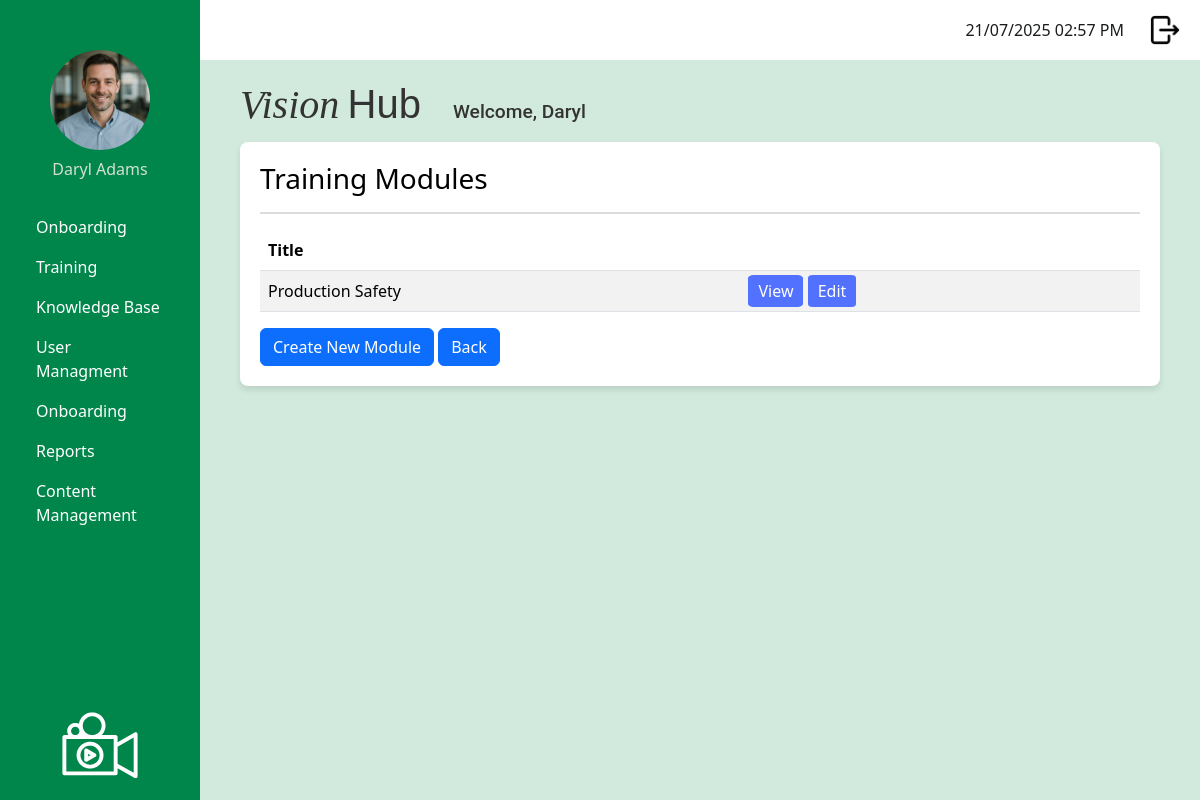
/admin/manage_training_modules (signed in), run on an earlier commit of the app's database.
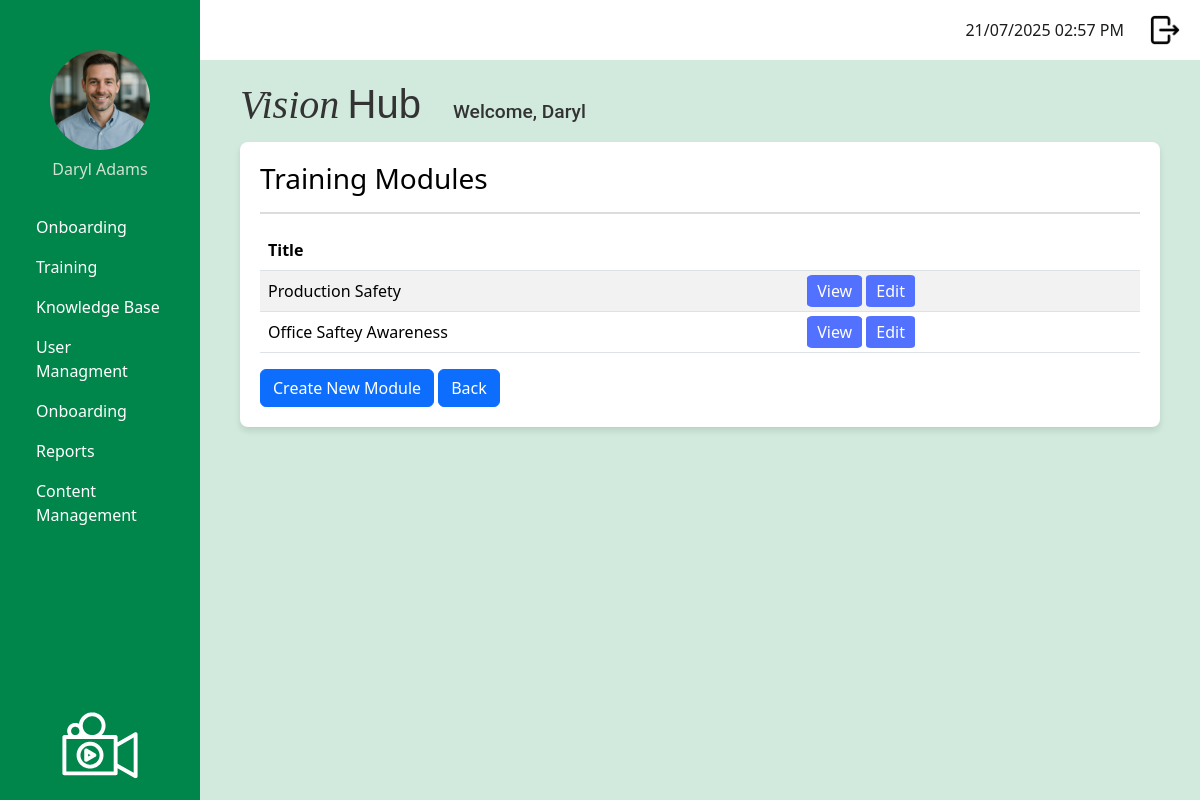
And on a later commit of the database.
### app/models.py (models this page shows, shortened)
class User(UserMixin, db.Model):
    __tablename__ = 'user'
    id: so.Mapped[int] = so.mapped_column(primary_key=True)
    username: so.Mapped[str] = so.mapped_column(sa.String(120), index=True, unique=True)
    first_name: so.Mapped[str] = so.mapped_column(sa.String(50), index=True)
    surname: so.Mapped[str] = so.mapped_column(sa.String(50), index=True)
    job_title: so.Mapped[str] = so.mapped_column(sa.String(50), index=True)
    password_hash: so.Mapped[str] = so.mapped_column(sa.String(256))
    is_onboarding: so.Mapped[bool] = so.mapped_column(default=False) # Default: Not onboarding
    dateStarted: so.Mapped[datetime] = so.mapped_column(index=True, default=lambda: datetime.now(timezone.utc))
    google_email: so.Mapped[Optional[str]] = so.mapped_column(sa.String(120), unique=True, nullable=True)
    profile_photo: so.Mapped[Optional[str]] = so.mapped_column(sa.String(120), nullable=True, default='profileDefault.png')
    manager_id: so.Mapped[Optional[int]] = so.mapped_column(sa.ForeignKey('user.id'), nullable=True)
    manager: so.Mapped[Optional['User']] = so.relationship('User', remote_side=[id], back_populates='manages')
    manages: so.Mapped[List['User']] = so.relationship('User', back_populates='manager')
    role_id: so.Mapped[int] = so.mapped_column(sa.ForeignKey('role.id'))
    role: so.Mapped['Role'] = so.relationship('Role', back_populates='users')
    department_id: so.Mapped[int] = so.mapped_column(sa.ForeignKey('department.id'))
    department: so.Mapped['Department'] = so.relationship('Department', back_populates='users')
    module_progress: so.Mapped[List['UserModuleProgress']] = so.relationship('UserModuleProgress', back_populates='user')
    onboarding_path_id: so.Mapped[int] = so.mapped_column(sa.ForeignKey('onboarding_path.id'), nullable=True)
    onboarding_path: so.Mapped['OnboardingPath'] = so.relationship('OnboardingPath')

class TrainingModule (db.Model):
    __tablename__ = 'training_module'
    id: so.Mapped[int] = so.mapped_column(primary_key=True)
    module_title: so.Mapped[str] = so.mapped_column(sa.String(150), index=True, unique=True)
    module_description: so.Mapped[str] = so.mapped_column(sa.Text, nullable=False)
    module_instructions: so.Mapped[str] = so.mapped_column(sa.Text, nullable=False)
    video_url: so.Mapped[str] = so.mapped_column(sa.String(300), nullable=True)
    questions: so.Mapped[List['Question']] = so.relationship('Question', back_populates='training_module', cascade='all, delete-orphan')
    user_progress: so.Mapped[List['UserModuleProgress']] = so.relationship('UserModuleProgress', back_populates='training_module')
    onboarding_steps: so.Mapped[List['OnboardingStep']] = so.relationship('OnboardingStep', back_populates='training_module', cascade='all, delete-orphan')

### app/admin/routes.py (the view)
@app.route('/admin/manage_training_modules', methods=['GET'])
@login_required
def manage_training_modules():
    if current_user.role.role_name != "admin":
        return redirect(url_for('logout'))
    modules = TrainingModule.query.all()
    return render_template(
        'admin/manage_training_modules.html',
        title='Manage Training Modules',
        modules=modules
    )

### app/models.py (called while the page is built)
@login.user_loader
def load_user(id):
    return db.session.get(User, int(id))

### app/templates/admin/manage_training_modules.html
{% extends "base.html" %}
{% block content %}
<div class="page-container">
    <div class="header">
        <h3 class="mb-3">Training Modules</h3>
        <hr class="border border-secondary">
    </div>
    {% if modules %}
    <table class="table table-striped">
        <thead>
            <tr>
                <th>Title</th>
                <th></th>
            </tr>
    </thead>
    <tbody>
        {% for module in modules %}
        <tr>
            <td>{{ module.module_title }}</td>
            <td>
                <a href="{{ url_for('details_training_module', module_id=module.id) }}" class="royal-blue-button">View</a>
                <a href="{{ url_for('edit_training_module', module_id=module.id) }}" class="royal-blue-button">Edit</a>
      </td>
        </tr>
        {% endfor %}
    </tbody>
</table>
{% else %}
<p>No training modules found.</p>
{% endif %}
<a href="{{ url_for('create_training_module') }}" class="btn btn-primary">Create New Module</a>
<a href="{{ url_for('admin_dashboard') }}" class="btn btn-primary">Back</a>
{% endblock %}

### app/templates/base.html (shortened to what this page needs)
<!doctype html>
<html>
    <head>
            <link
            href="{{ url_for('static', filename='css/bootstrap.min.css') }}"
            rel="stylesheet"/>
            <link href="{{ url_for('static', filename='css/stylesheet.css') }}" rel="stylesheet"/>
        </head>
    <body>
         <div class="sidebar">
            <div class="profile-container">
                <form id="photoForm"
                    action="{{ url_for('update_profile_photo') }}"
                    method="POST"
                    enctype="multipart/form-data"
                    style="display:inline;">
                <img src="{{ url_for('static',
                                    filename='images/profilePhoto/'
                                        ~ (current_user.profile_photo or 'profileDefault.png')) }}"
                    id="profilePicture"
                    class="profilePicture"
                    alt="Click to change photo"
                    style="cursor:pointer; width:100px; height:100px;
                            object-fit:cover; border-radius:50%;">
                </form>
                <h5 class="profile-photo-text">{{ current_user.first_name|title }} {{ current_user.surname|title }}</h5>
            </div>
            <nav class="nav flex-column sideNavLink-container">
                {% if current_user.role.role_name == 'admin' %}
                    <a class="nav-link" href="#">Onboarding</a>
                    <a class="nav-link" href="{{ url_for('manage_training_modules') }}">Training</a>
                    <a class="nav-link" href="#">Knowledge Base</a>
                    <a class="nav-link" href="{{ url_for('manage_users') }}">User Managment</a>
                    <a class="nav-link" href="#">Onboarding</a>
                    <a class="nav-link" href="#">Reports</a>
                    <a class="nav-link" href="#">Content Management</a>
                    {% elif current_user.role.role_name == 'manager' %}
                    <a class="nav-link" href="#">Onboarding</a>
                    <a class="nav-link" href="#">Training</a>
                    <a class="nav-link" href="#">Reports</a>
                    {% elif current_user.role.role_name == 'staff' %}
                    <a class="nav-link" href="#">Onboarding</a>
                    <a class="nav-link" href="{{ url_for('training_dashboard') }}">Training</a>
                {% endif %}
            </nav>
            <img src="{{ url_for('static', filename='images/logoImageWhite.svg') }}" class="sidebarLogo">
        </div>
         <div class="top-bar">
            <div class="d-flex align-items-center">
                <span class="me-3" id="clock"></span>
                <a href="{{ url_for('logout') }}" class="logout-link">
                    <img src="{{ url_for('static', filename='images/logout.png') }}" class="logout-image">
                </a>
            </div>
        </div>
        <div class="logo-name-container">
            <h2 class="logo-text">
                <span class="logo-vision">Vision</span>
                <span class="logo-hub">Hub</span>
            </h2>
            <h3 class="welcome-text">Welcome, {{ current_user.first_name|title }}</h3>
        </div>
        <div class="content">
            {% block content %}
            {% endblock %}
        </div>
    </body>
</html>

### app/static/css/stylesheet.css (style rules this page uses)
body { color: #000000; background-color: #d1eadd ; }
.logo-name-container { display: flex; align-items: baseline; margin-left: 240px; margin-top: 20px; margin-bottom: 5px; gap: 2rem; color: #333; }
.logo-vision { font-family: 'Playfair Display', serif; font-weight: 450; font-style: italic; font-size: 2.5rem; }
.logo-hub { font-family: 'Montserrat', sans-serif; font-weight: 200; font-size: 2.5rem; margin-left: 0; }
.welcome-text { font-family: 'Roboto', sans-serif; font-size: 1.2rem; margin: 0; }
.sidebar { background-color: #00854a; color: white; font-size: 1rem; font-weight: 400; height: 100vh; position: fixed; width: 200px; padding: 20px; display: flex; flex-direction: column; justify-content: space-between; text-align: left }
.profile-photo-text { font-size: 1rem; font-weight: 200; color: rgb(211, 225, 211); text-align: center; }
.sidebarLogo { max-width: 100%; width: 120px; height: auto; display: block; margin: 0 auto; margin-top: auto; }
.profilePicture { display: block; margin: 30px auto 10px auto; border-radius: 50%; width: 80px; height: 80px; object-fit: cover; }
.sideNavLink-container { margin-top: 20px; }
.nav-link { border-radius: 0.5rem; color: white; }
.top-bar { background-color: white; height: 60px; padding: 10px 20px; margin-left: 200px; display: flex; justify-content: flex-end; align-items: center; }
.logout-image { width: 30px; height: 30px; object-fit: cover; margin-left: 10px; }
#clock { color: #1a1d1c; margin-right: 20px; }
.content { background-color: white; border-radius: 8px; margin-left: 240px; padding: 20px; box-shadow: 0 4px 6px rgba(0, 0, 0, 0.1); max-width: calc(100% - 240px - 40px); }
.royal-blue-button { background-color: #5271FF; color: white; padding: 5px 10px; border-radius: 10%; text-decoration: none; margin: auto; }

What changed in the data, as far as the page shows it:
added TrainingModule: module_title "Office Saftey Awareness"
